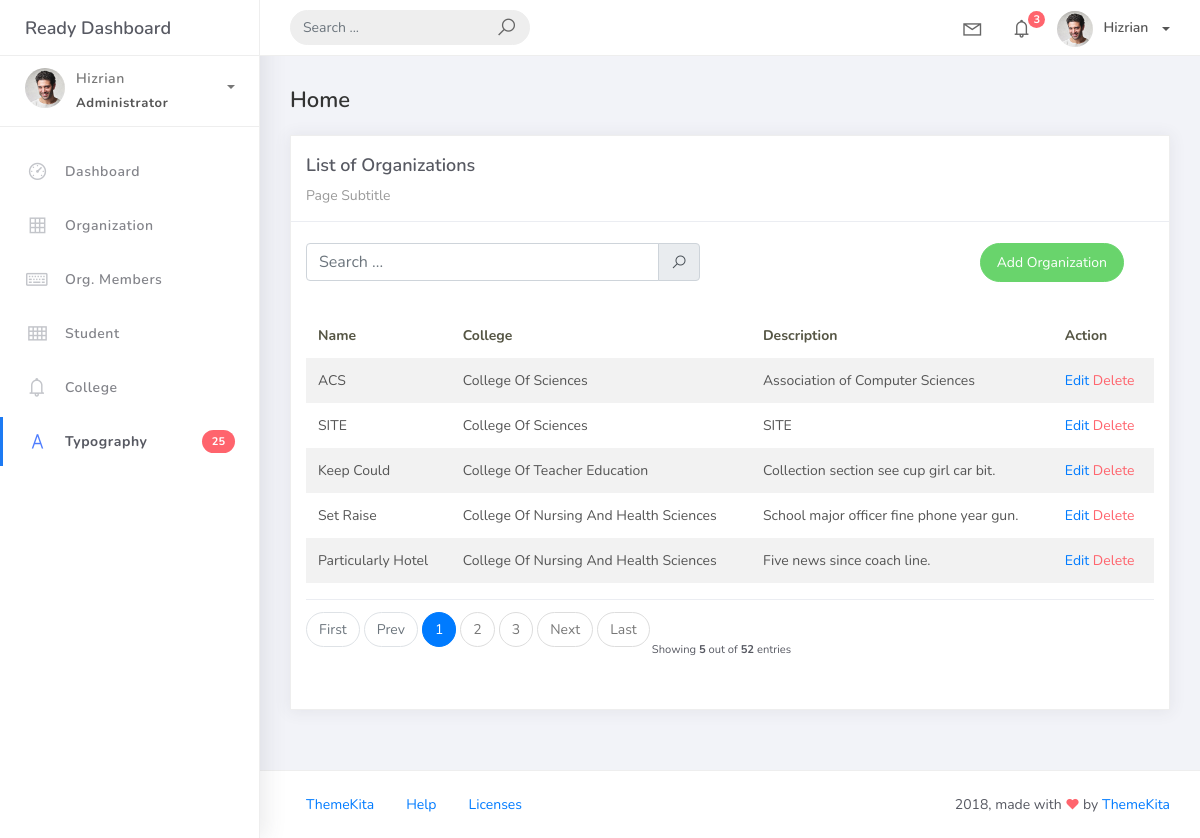
Screenshot of /organization_list with the database file from the repository.
### studentorg/models.py (models this page shows, shortened)
class BaseModel (models.Model):
    created_at = models.DateTimeField(auto_now_add=True, db_index=True)
    updated_at = models.DateTimeField(auto_now=True)
    class Meta:
        abstract = True

class Organization(BaseModel):
    name = models.CharField(max_length=250)
    college = models.ForeignKey(
        College, null=True, blank=True, on_delete=models.CASCADE)
    description = models.CharField(max_length=500)

class College(BaseModel):
    college_name = models.CharField(max_length=150)
    def __str__(self):
        return self.college_name

### studentorg/views.py (the view)
# urls.py: path('organization_list', OrganizationList.as_view(), name='organization-list'),
class OrganizationList(ListView):
    model = Organization
    context_object_name = 'organization'
    template_name  = 'org_list.html'
    paginate_by = 5
    def get_queryset(self, *args, **kwargs):
         qs = super(OrganizationList, self).get_queryset(*args, **kwargs)
         if self.request.GET.get("q") != None:
             query = self.request.GET.get('q')
             qs = qs.filter(Q(name__icontains=query) |
                            Q(description__icontains=query))
         return qs

### templates/org_list.html (shortened to what this page needs)
{% extends 'base.html' %} {%load static %}  {% block content %}
<div class="content">
    <div class="container-fluid">
        <h4 class="page-title">Home</h4>
        <div class="row">
            <div class="col-md-12">
                <div class="card">
                    <div class="card-header">
                        <div class="card-title">List of Organizations</div>
                        <div class="card-category">Page Subtitle</div>
                    </div>
                    <br />
                            <div class="col-md-12 row">
                                <div class="col-md-6">
                                      <div class="input-group">
                                        <input type="text" placeholder="Search ..." class="form-control" name="q" />
                                        <div class="input-group-append">
                                        <span class="input-group-text">
                                            <i class="la la-search search-icon"></i>
                                        </span>
                                        </div>
                                      </div>
                                </div>
                                <div class="col-md-6">
                                    <div class="pull-right">
                                        <a href="{% url 'organization-add' %}" class="btn btn-success btn-rounded">Add Organization</a>
                                    </div>
                                </div>
                            </div>
                    <div class="card-body">
                        <table class="table table-striped mt-3">
                            <thead>
                                <tr>
                                    <th scope="col">Name</th>
                                    <th scope="col">College</th>
                                    <th scope="col">Description</th>
                                    <th scope="col">Action</th>
                                </tr>
                            </thead>
                            <tbody>
                                {% for object in object_list %}
                                <tr>
                                    <td>{{ object.name}}</td>
                                    <td>{{ object.college }}</td>
                                    <td>{{ object.description }}</td>
                                    <td>
                                        <a href="organization_list/{{ object.id }}">Edit</a>
                                        <a href="organization_list/{{ object.id }}/delete" class="text-danger">Delete</a>
                                    </td>
                                </tr>
                                {% empty %}
                                <tr>
                                    <td colspan="4" style="text-align: center">
                                        <p class="text-sm font-weight-bold mb-0">No Records Found</p>
                                    </td>
                                </tr>
                                {% endfor %}
                            </tbody>
                        </table>
                        {% include 'includes/pagination.html' %}
                    </div>
                </div>
            </div>
        </div>
    </div>
</div>
{% endblock %}

### rows the page displays
Organization: name "ACS", college "College Of Sciences", description "Association of Computer Sciences"
Organization: name "SITE", college "College Of Sciences", description "SITE"
Organization: name "Keep Could", college "College Of Teacher Education", description "Collection section see cup girl car bit."
Organization: name "Set Raise", college "College Of Nursing And Health Sciences", description "School major officer fine phone year gun."
Organization: name "Particularly Hotel", college "College Of Nursing And Health Sciences", description "Five news since coach line."

### other values shown
{{ page_num }} "1"
{{ page_num }} "2" "3"
{{ object_list.count }} "5"
{{ paginator.count }} "52"
